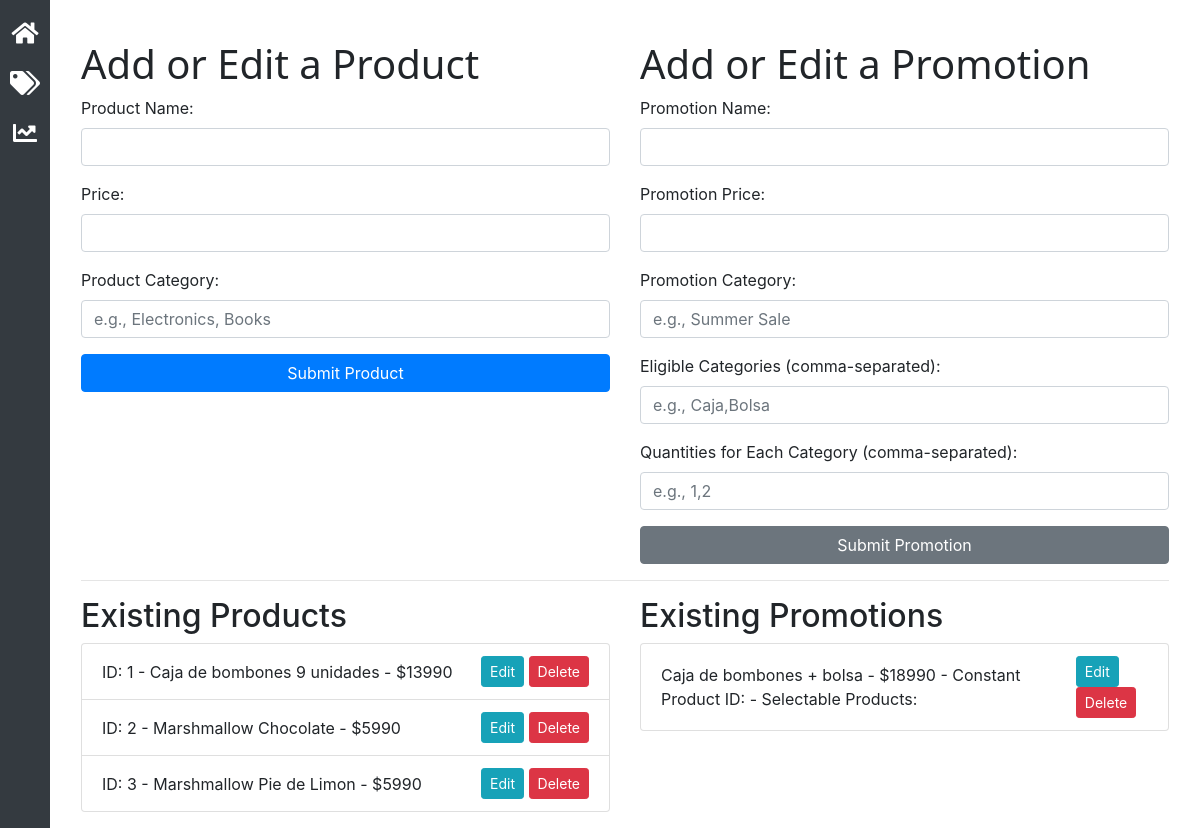
/products, run on an earlier commit of the app's database.
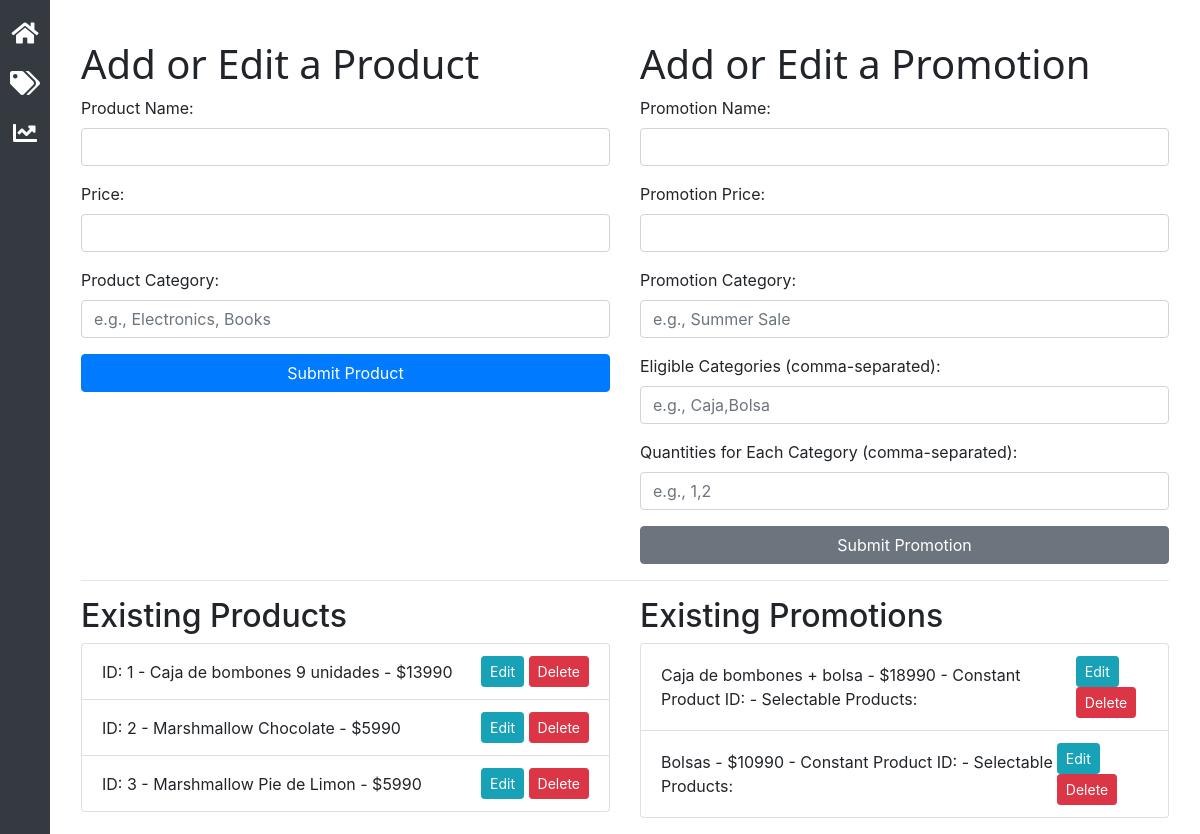
And on a later commit of the database.
### Websv.py (models this page shows)
class Product(db.Model):
    id = db.Column(db.Integer, primary_key=True)
    name = db.Column(db.String(100), nullable=False)
    price = db.Column(db.Integer, nullable=False)
    product_category = db.Column(db.String(100), nullable=True)

class Promotion(db.Model):
    id = db.Column(db.Integer, primary_key=True)
    name = db.Column(db.String(100), nullable=False)
    price = db.Column(db.Integer, nullable=False)
    promotion_category = db.Column(db.String(100), nullable=True)
    eligible_category = db.Column(db.String(100), nullable=True)  # New field replacing constant_product_id and selectable_group_ids
    selectable_quantities = db.Column(db.String(100), nullable=False)  # Comma-separated string of quantities for IDs

### Websv.py (the view, shortened to what this page needs)
@app.route('/products', methods=['GET', 'POST'])
def add_or_edit_product():
    products = Product.query.all()
    promotions = Promotion.query.all()  # Make sure this is outside any conditional logic.
    return render_template('products.html', products=products, promotions=promotions)

### templates/products.html (shortened to what the changed rows need)
<!DOCTYPE html>
<html lang="en">
<head>
    <link rel="stylesheet" href="static/modern-ui-style.css">
    <link rel="stylesheet" href="https://stackpath.bootstrapcdn.com/bootstrap/4.3.1/css/bootstrap.min.css">
    <link rel="stylesheet" href="https://cdnjs.cloudflare.com/ajax/libs/font-awesome/5.15.1/css/all.min.css">
</head>
<body>
    <div class="content">
    <div class="container mt-4">
        <div class="row">
            <div class="col-md-6">
                <h1>Add or Edit a Product</h1>
            </div>
            <div class="col-md-6">
                <h1>Add or Edit a Promotion</h1>
            </div>
</div>
<div class="row">
    <div class="col-md-6">
        <h2>Existing Products</h2>
        <ul class="list-group">
            {% for product in products %}
            <li class="list-group-item d-flex justify-content-between align-items-center">
                ID: {{ product.id }} - {{ product.name }} - ${{ product.price }}
                <div>
                    <button class="btn btn-info btn-sm" onclick="editProduct('{{ product.id }}', '{{ product.name | escape }}', '{{ product.price }}', '{{ product.product_category | escape }}')">Edit</button>
                    <button class="btn btn-danger btn-sm" onclick="deleteProduct('{{ product.id }}')">Delete</button>
                </div>
            </li>
            {% endfor %}
        </ul>
    </div>
    <div class="col-md-6">
        <h2>Existing Promotions</h2>
        <ul class="list-group">
            {% for promotion in promotions %}
            <li class="list-group-item d-flex justify-content-between align-items-center">
                {{ promotion.name }} - ${{ promotion.price }} - Constant Product ID: {{ promotion.constant_product_id }} - Selectable Products: {{ promotion.selectable_product_ids }}
                <div>
                    <button class="btn btn-info btn-sm" onclick="editPromotion('{{ promotion.id }}', '{{ promotion.name }}', '{{ promotion.price }}', '{{ promotion.constant_product_id }}', '{{ promotion.selectable_product_ids }}', '{{ promotion.selectable_quantities }}')">Edit</button>
        <button class="btn btn-danger btn-sm" onclick="deletePromotion('{{ promotion.id }}')">Delete</button>
    </div>
</li>
            {% endfor %}
        </ul>
    </div>
</div>
</div>
</div>
</body>
</html>

What changed in the data, as far as the page shows it:
added Promotion: name "Bolsas", price "10990"
